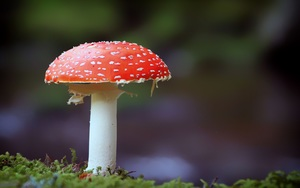
#> input picture SOC week3/test_images/mushroom.png, 300 x 188 px
$ python lab.py
#> lines starting #> are read from the running program, lines starting #| are printed output that depends on the picture
#!/usr/bin/env python3

"""
6.101 Lab:
Image Processing
"""

import math

from PIL import Image

# NO ADDITIONAL IMPORTS ALLOWED!


def get_pixel(image, row, col,boundary_behavior):
    """
    Given row index and column index, this function
    returns the pixel from image["pixels"]
    based on the boundary behavior
    """
    if 0<=row<image["height"] and 0<=col<image["width"]:
     return image["pixels"][image["width"]*row+col]
    else:
        if boundary_behavior=="zero":
            return 0
        if boundary_behavior=="extend":
            if row in range(0,image["height"])and col<0:
                return image["pixels"][image["width"]*row]
            if row in range(0,image["height"])and col>=image["width"]:
                return image["pixels"][(image["width"]*row)+image["width"]-1]
            if col in range(0,image["width"])and row<0:
                return image["pixels"][col]
            if col in range(0,image["width"])and row>=image["height"]:
                return image["pixels"][image["width"]*(image["height"]-1)+col]
            if row<0 and col<0:
                return image["pixels"][0]
            if row<0 and col>=image["width"]:
                return image["pixels"][image["width"]-1]
            if row>=image["height"] and col<0:
                return image["pixels"][image["width"]*(image["height"]-1)]
            if row>=image["height"] and col>=image["width"]:
                return image["pixels"][image["width"]*(image["height"]-1)+image["width"]-1]
        if boundary_behavior=="wrap":
            if row in range(0,image["height"])and col<0:
                if (abs(col)%image["width"])==0:
                    return image["pixels"][image["width"]*row+(abs(col)%image["width"])]
                else:
                    return image["pixels"][image["width"]*row+(image["width"]-(abs(col)%image["width"]))]
            if  row in range(0,image["height"] )and col>=image["width"]:
                return  image["pixels"][image["width"]*row+(abs(col)%image["width"])]
            if col in range(0,image["width"])and row<0:
                if (abs(row)%image["height"])==0:
                    return image["pixels"][image["width"]*(abs(row)%image["height"])+col]
                else:
                    return image["pixels"][image["width"]*(image["height"]-(abs(row)%image["height"]))+col]
            if  col in range(0,image["width"]) and row>=image["height"]:
                return  image["pixels"][image["width"]*(abs(row)%image["height"])+col]
            if row<0 and col<0:
                if abs(row)%image["height"]==0 and abs(col)%image["width"]!=0:
                    return image["pixels"][(image["width"]-(abs(col)%image["width"]))]
                if abs(row)%image["height"]!=0 and abs(col)%image["width"]==0:
                    return image["pixels"][image["width"]*(image["height"]-(abs(row)%image["height"]))]
                if abs(row)%image["height"]==0 and abs(col)%image["width"]==0:
                    return image["pixels"][0]
                if abs(row)%image["height"]!=0 and abs(col)%image["width"]!=0:
                    return image["pixels"][image["width"]*((image["height"]-(abs(row)%image["height"])))+(image["width"]-(abs(col)%image["width"]))]
            if row>=image["height"] and col<0:
                if abs(row)%image["height"]==0 and abs(col)%image["width"]!=0:
                    return image["pixels"][(image["width"]-(abs(col)%image["width"]))]
                if abs(row)%image["height"]!=0 and abs(col)%image["width"]==0:
                    return image["pixels"][image["width"]*((abs(row)%image["height"]))]
                if abs(row)%image["height"]==0 and abs(col)%image["width"]==0:
                    return image["pixels"][0]
                if abs(row)%image["height"]!=0 and abs(col)%image["width"]!=0:
                    return image["pixels"][image["width"]*((abs(row)%image["height"]))+(image["width"]-(abs(col)%image["width"]))]
            if col>=image["width"] and row<0:
                if abs(row)%image["height"]==0 and abs(col)%image["width"]!=0:
                    return image["pixels"][((abs(col)%image["width"]))]
                if abs(row)%image["height"]!=0 and abs(col)%image["width"]==0:
                    return image["pixels"][image["width"]*(image["height"]-(abs(row)%image["height"]))]
                if abs(row)%image["height"]==0 and abs(col)%image["width"]==0:
                    return image["pixels"][0]
                if abs(row)%image["height"]!=0 and abs(col)%image["width"]!=0:
                    return image["pixels"][image["width"]*((image["height"]-(abs(row)%image["height"])))+((abs(col)%image["width"]))]
            if col>=image["width"] and row>=image["height"]:
                    return image["pixels"][image["width"]*(((abs(row)%image["height"])))+((abs(col)%image["width"]))]
def set_pixel(image, row, col, color):
    image["pixels"][row*image["width"] + col] = color


# [25 lines left out: function apply_per_pixel, not called in this run]


def inverted(image):
    return apply_per_pixel(image, lambda color: 255-color)


# HELPER FUNCTIONS

def correlate(image, kernel, boundary_behavior):
    """
    Compute the result of correlating the given image with the given kernel.
    `boundary_behavior` will one of the strings "zero", "extend", or "wrap",
    and this function will treat out-of-bounds pixels as having the value zero,
    the value of the nearest edge, or the value wrapped around the other edge
    of the image, respectively.

    if boundary_behavior is not one of "zero", "extend", or "wrap", return
    None.

    Otherwise, the output of this function should have the same form as a 6.101
    image (a dictionary with "height", "width", and "pixels" keys), but its
    pixel values do not necessarily need to be in the range [0,255], nor do
    they need to be integers (they should not be clipped or rounded at all).

    This process should not mutate the input image; rather, it should create a
    separate structure to represent the output.

    DESCRIBE YOUR KERNEL REPRESENTATION HERE
    """
    if kernel["height"]!=kernel["width"]:
        raise ValueError("kernel must be square")
    if (kernel["height"]%2)==0 or kernel["width"]%2==0:
        raise ValueError("kerenl must be of odd dimensions")
    n=kernel["height"]

    output_image={
        "height":image["height"],
        "width": image["width"],
        "pixels":[0]*(image["width"]*image["height"])

    }
    if boundary_behavior=="zero":

        for i in range(0,image["height"]):
            for j in range(0,image["width"]):
                sum=0
                for l in range(i-int(((n-1)/2)),i+int(((n-1)/2))+1):
                    for m in range(j-int(((n-1)/2)),j+int(((n-1)/2))+1):
                        pixel_value=get_pixel(image,l,m,"zero")
                        sum += pixel_value*kernel["pixels"][kernel["width"]*(l-(i-int(((n-1)/2))))+m-int((j-((n-1)/2)))]
                output_image["pixels"][image["width"] * i + j] = sum
    if boundary_behavior=="extend":

        for i in range(0,image["height"]):
            for j in range(0,image["width"]):
                sum=0
                for l in range(i-int(((n-1)/2)),i+int(((n-1)/2))+1):
                    for m in range(j-int(((n-1)/2)),j+int(((n-1)/2))+1):
                        pixel_value=get_pixel(image,l,m,"extend")
                        sum += pixel_value*kernel["pixels"][kernel["width"]*(l-(i-int(((n-1)/2))))+m-int((j-((n-1)/2)))]
                output_image["pixels"][image["width"] * i + j] = sum
    if boundary_behavior=="wrap":

        for i in range(0,image["height"]):
            for j in range(0,image["width"]):
                sum=0
                for l in range(i-int(((n-1)/2)),i+int(((n-1)/2))+1):
                    for m in range(j-int(((n-1)/2)),j+int(((n-1)/2))+1):
                        pixel_value=get_pixel(image,l,m,"wrap")
                        sum += pixel_value*kernel["pixels"][kernel["width"]*(l-(i-int(((n-1)/2))))+m-int((j-((n-1)/2)))]
                output_image["pixels"][image["width"] * i + j] = sum


    return output_image
    raise NotImplementedError


def round_and_clip_image(image):
    """
    Given a dictionary, ensure that the values in the "pixels" list are all
    integers in the range [0, 255].

    All values should be converted to integers using Python's `round` function.

    Any locations with values higher than 255 in the input should have value
    255 in the output; and any locations with values lower than 0 in the input
    should have value 0 in the output.
    """
    image["pixels"]=[round(x) for x in image["pixels"]]
    for i in range(len(image["pixels"])):
        if image["pixels"][i]<0:
            image["pixels"][i]=0
        if image["pixels"][i]>255:
            image["pixels"][i]=255

    return image
    raise NotImplementedError


# FILTERS

# [94 lines left out: functions blurred, test_blurred_black_image, sharpened, edges, not called in this run]

def load_greyscale_image(filename):
    """
    Loads an image from the given file and returns a dictionary
    representing that image.  This also performs conversion to greyscale.

    Invoked as, for example:
       i = load_greyscale_image("test_images/cat.png")
    """
    with open(filename, "rb") as img_handle:
        img = Image.open(img_handle)
#> img is the input picture: PIL image 300x188 RGB; mean R, G, B 70.1, 60.9, 54.5
        img_data = img.getdata()
        if img.mode.startswith("RGB"):
            pixels = [round(.299 * p[0] + .587 * p[1] + .114 * p[2])
                      for p in img_data]
#> pixels = 56400 items
        elif img.mode == "LA":
            pixels = [p[0] for p in img_data]
        elif img.mode == "L":
            pixels = list(img_data)
        else:
            raise ValueError(f"Unsupported image mode: {img.mode}")
        width, height = img.size
#> width = 300; height = 188
        return {"height": height, "width": width, "pixels": pixels}


def save_greyscale_image(image, filename, mode="PNG"):
    """
    Saves the given image to disk or to a file-like object.  If filename is
    given as a string, the file type will be inferred from the given name.  If
    filename is given as a file-like object, the file type will be determined
    by the "mode" parameter.
    """
    out = Image.new(mode="L", size=(image["width"], image["height"]))
    out.putdata(image["pixels"])
    if isinstance(filename, str):
        out.save(filename)
    else:
        out.save(filename, mode)
    out.close()


if __name__ == "__main__":
    # code in this block will only be run when you explicitly run your script,
    # and not when the tests are being run.  this is a good place for
    # generating images, etc.
    pass

i=load_greyscale_image(r"C:\Users\Krunal\Desktop\SOC week3\test_images\mushroom.png")
#> i = 3 items
k={
    "height":3,
    "width":3,
    "pixels":[2.4,-0.5,5,-0.005,0.5,10,-8,0.25,-0.4],
}
i_1=round_and_clip_image(correlate(i,k,"extend"))
#> i_1 = 3 items
save_greyscale_image(i_1,r"C:\Users\Krunal\Desktop\SOC week3\mushroom.png",mode="PNG")
#> in save_greyscale_image, `out = Image.new(mode="L", size=(image["width"], image["height"]))`: out: PIL image 300x188 L; every value is 0
#> in save_greyscale_image, `out.putdata(image["pixels"])`:
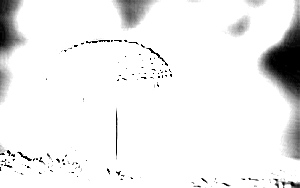
#> out: PIL image 300x188 L; min 0, max 255, mean 238.5
